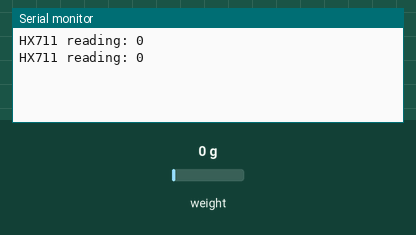
Simulated run of this sketch. Board: Arduino Uno, built with avr-gcc and run on an emulated ATmega328P. On the bench: the last lines printed to the serial monitor. The inputs (shaded band) are chosen by the test bench; at power-on: weight on the scale 0 g.

Above: at 2.0 s.
2.1 s: weight on the scale set to 100 g
At 2.7 s:
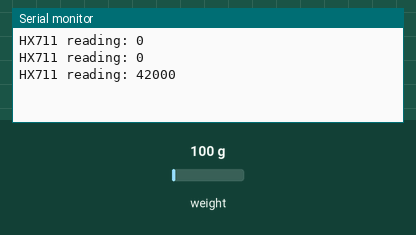
3.6 s: weight on the scale set to 1250 g
At 5.4 s:
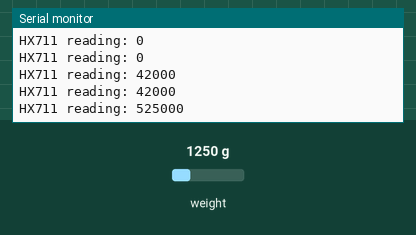
Timing chart, 0 to 6.9 s (numbered marks = the images above; inputs shaded):
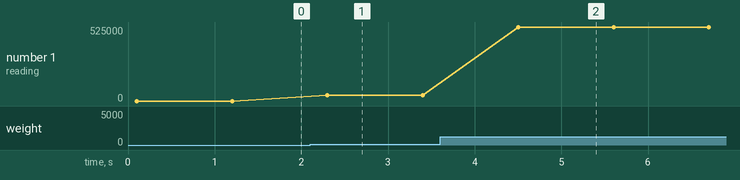

The sketch:

HX711_basic_example.ino
```cpp
#include "HX711.h"

// HX711 circuit wiring
const int LOADCELL_DOUT_PIN = 2;
const int LOADCELL_SCK_PIN = 3;

HX711 scale;

void setup() {
  Serial.begin(9600);
  scale.begin(LOADCELL_DOUT_PIN, LOADCELL_SCK_PIN);
}

void loop() {

  if (scale.is_ready()) {
    long reading = scale.read();
    Serial.print("HX711 reading: ");
    Serial.println(reading);
  } else {
    Serial.println("HX711 not found.");
  }

  delay(1000);

}
```

Measured:
- after the input at 2.1 s, the serial monitor: prints a new line after 0.20 s (image 1)
- after the input at 3.6 s, the serial monitor: prints a new line after 0.90 s (image 2)
- plotted number 1: 0 → 42000 after the input at 2.1 s, 42000 → 525000 after the input at 3.6 s
